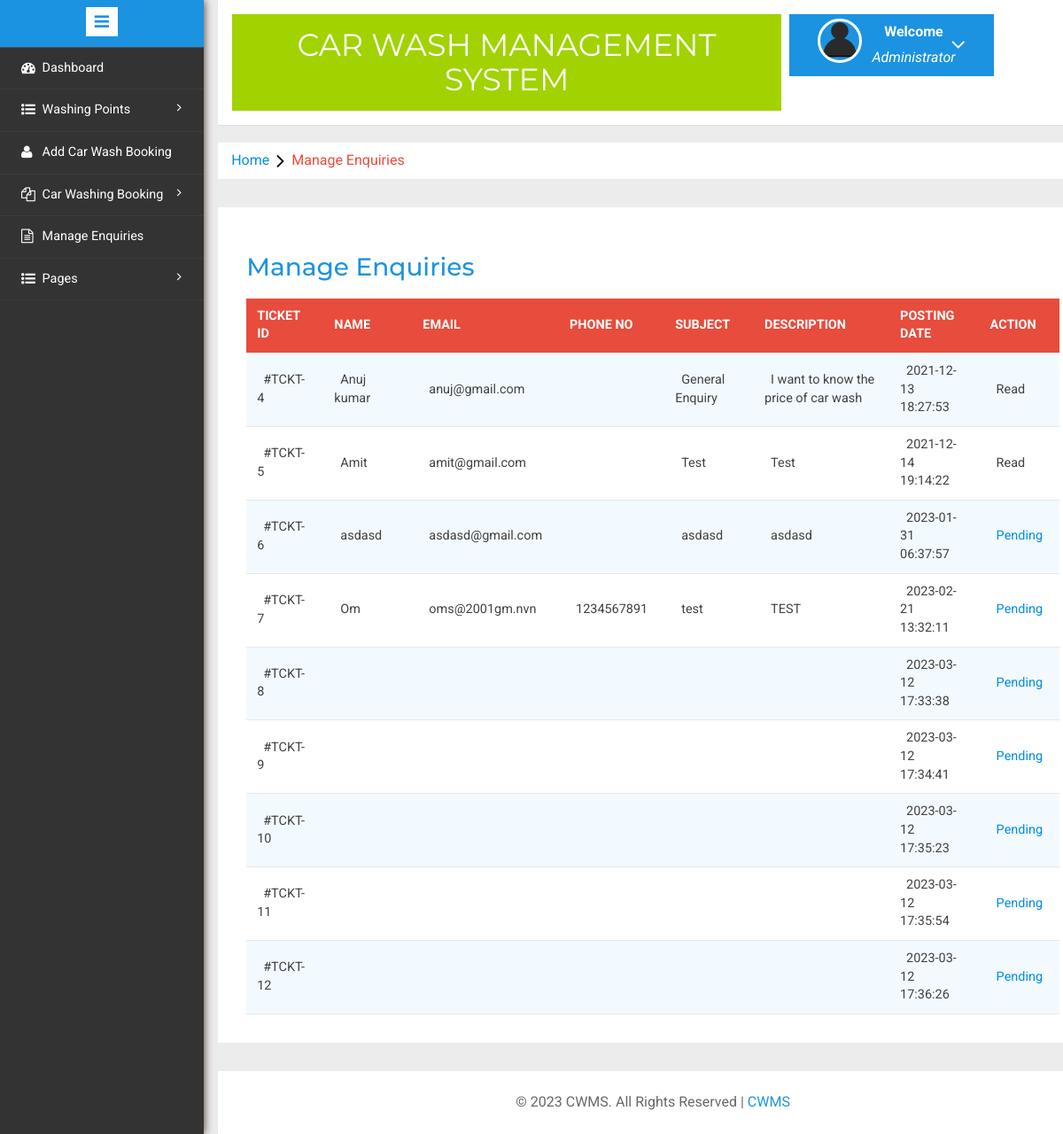
The page /admin/manage-enquires.php (signed in) on the database its author committed.
### tables this page shows
CREATE TABLE `enquiry` (
  `id` int(11) NOT NULL,
  `FullName` varchar(100) DEFAULT NULL,
  `EmailId` varchar(100) DEFAULT NULL,
  `Phone` varchar(20) NOT NULL,
  `Subject` varchar(100) DEFAULT NULL,
  `Description` mediumtext DEFAULT NULL,
  `PostingDate` timestamp NULL DEFAULT current_timestamp(),
  `Status` int(1) DEFAULT NULL
);

### admin/manage-enquires.php (the view, shortened to what this page needs)
<?php
include('includes/config.php');
if(strlen($_SESSION['alogin'])==0)
	{
header('location:index.php');
}
else{
	?>
<!DOCTYPE HTML>
<html>
<head>
<link href="css/bootstrap.min.css" rel='stylesheet' type='text/css' />
<link href="css/style.css" rel='stylesheet' type='text/css' />
<link rel="stylesheet" href="css/morris.css" type="text/css"/>
<link href="css/font-awesome.css" rel="stylesheet">
<link rel="stylesheet" type="text/css" href="css/table-style.css" />
<link rel="stylesheet" type="text/css" href="css/basictable.css" />
<link rel="stylesheet" href="css/icon-font.min.css" type='text/css' />
</head>
<body>
   <div class="page-container">
<div class="left-content">
	   <div class="mother-grid-inner">
				<?php include('includes/header.php');?>
				</div>
<ol class="breadcrumb">
                <li class="breadcrumb-item"><a href="dashboard.php">Home</a><i class="fa fa-angle-right"></i>Manage Enquiries</li>
            </ol>
<div class="agile-grids">
				<div class="agile-tables">
					<div class="w3l-table-info">
					  <h2>Manage Enquiries</h2>
					    <table id="table">
						<thead>
						  <tr>
						  <th>Ticket id</th>
							<th width="200">Name</th>
							<th>Email</th>
							<th>Phone No</th>
							<th>Subject </th>
							<th>Description </th>
							<th width="200">Posting date </th>
							<th>Action </th>
						  </tr>
						</thead>
						<tbody>
<?php $sql = "SELECT * from enquiry";
$query = $dbh -> prepare($sql);
$query->execute();
$results=$query->fetchAll(PDO::FETCH_OBJ);
if($query->rowCount() > 0)
{
foreach($results as $result)
{				?>
						  <tr>
							<td width="150">#TCKT-<?php echo htmlentities($result->id);?></td>
							<td width="50"><?php echo htmlentities($result->FullName);?></td>
								<td width="50"><?php echo $result->EmailId;?></td>
								<td width="30"><?php echo $result->Phone;?></td>
							<td width="200"><?php echo htmlentities($result->Subject);?></a></td>
							<td width="400"><?php echo htmlentities($result->Description);?></td>
								<td width="50"><?php echo htmlentities($result->PostingDate);?></td>
								<?php if($result->Status==1)
{
	?><td>Read</td>
<?php } else {?>
<td><a href="manage-enquires.php?eid=<?php echo htmlentities($result->id);?>" onclick="return confirm('Do you really want to read')" >Pending</a>
</td>
<?php } ?>
</tr>
						 <?php } }?>
						</tbody>
					  </table>
					</div>
			</div>
<?php include('includes/footer.php');?>
</div>
</div>
						<?php include('includes/sidebarmenu.php');?>
							</div>
</body>
</html>
<?php } ?>

### admin/css/table-style.css (style rules this page uses)
table { background: white; border-collapse: collapse; margin: 1.25em 0 0; width: 100%; }
table tr, table th, table td { border: none; border-bottom: 1px solid #e8e8e8; font-size: .95em; }
table th, table td { padding: 10px 12px; text-align: left; }
table th { background: #e74c3c; color: #fff; text-transform: uppercase; }
table tr td { background: #f3faff; color: #424242; }
table tr:nth-of-type(2n+2) td { background: #ffffff; }
table { width: 100%; }

### rows shown on the page
enquiry: id "4", FullName "Anuj kumar", EmailId "anuj@gmail.com", Subject "General Enquiry", Description "I want to know the price of car wash", PostingDate "2021-12-13 18:27:53", Status "Read"
enquiry: id "5", FullName "Amit", EmailId "amit@gmail.com", Subject "Test", Description "Test", PostingDate "2021-12-14 19:14:22", Status "Read"
enquiry: id "6", FullName "asdasd", EmailId "asdasd@gmail.com", Subject "asdasd", Description "asdasd", PostingDate "2023-01-31 06:37:57"
enquiry: id "7", FullName "Om", EmailId "oms@2001gm.nvn", Phone "1234567891", Subject "test", Description "TEST", PostingDate "2023-02-21 13:32:11"
enquiry: id "8", PostingDate "2023-03-12 17:33:38"
enquiry: id "9", PostingDate "2023-03-12 17:34:41"
enquiry: id "10", PostingDate "2023-03-12 17:35:23"
enquiry: id "11", PostingDate "2023-03-12 17:35:54"
enquiry: id "12", PostingDate "2023-03-12 17:36:26"
